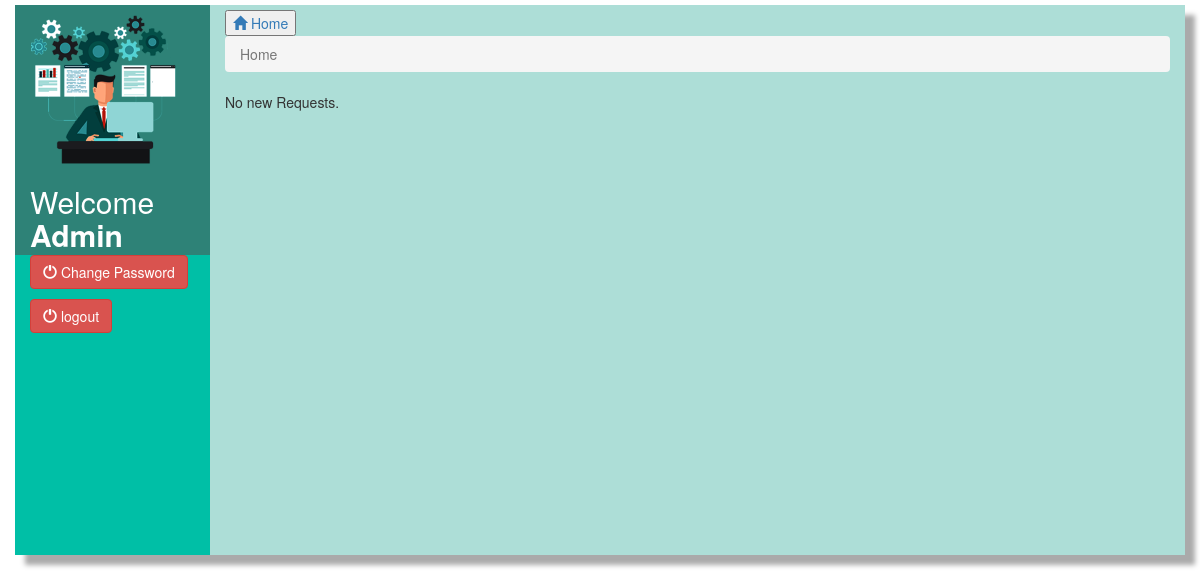
Page /addNewRequests.php (signed in) on the earlier database version.
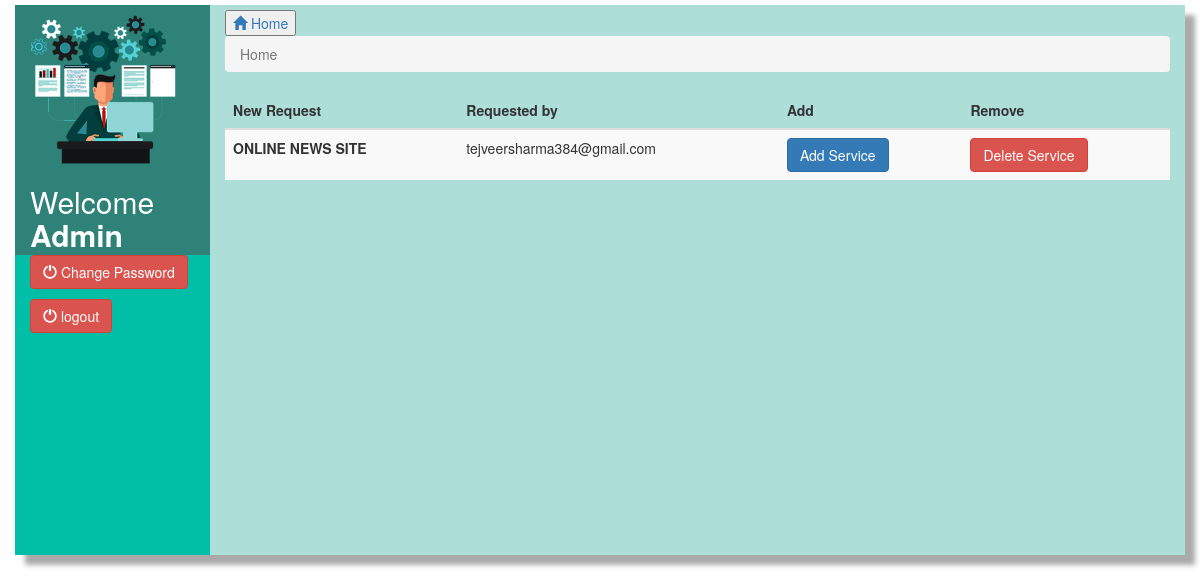
Same page on the later database version.
### tables this page shows
CREATE TABLE `requests` (
  `request_id` int(5) NOT NULL,
  `type` varchar(100) NOT NULL,
  `available` varchar(10) NOT NULL DEFAULT 'yes',
  `name` varchar(50) NOT NULL,
  `email` varchar(30) NOT NULL,
  `contact` varchar(12) NOT NULL,
  `city` varchar(20) NOT NULL,
  `Seen` varchar(5) NOT NULL DEFAULT 'not'
);

### addNewRequests.php (the view, shortened to what this page needs)
<?php
if(isset($_SESSION["admin"]))
{
?>
<!DOCTYPE html>
<html lang="en">
  <head>
   <link href="css/bootstrap.min.css" rel="stylesheet"/>
  </head>
  <body>
    <div class="container" style="margin-top:5px;">
      <div class="row">
        <div class="col-lg-2" style="background-color: green;">
          <div class="row">
            <div class="col-lg-12"  style="background-color: #2e8277;height:250px;align-content:center"><img class="img-fluid" src="images/admin.jpg" style="width:150px;margin-top:10px" alt="USER"/>
              <h2 style="color:white">Welcome<strong> Admin</strong></h2>
              </div>
          </div>
          <div class="row" >
            <div class="col-lg-12" style="font-size:20px;background-color: #00bfa6;height:300px">
              <p>  <a href="#changePassword" data-toggle ="modal"> <button type="submit"  class="btn btn-danger" style="color:white" name= "change_password"><span class="glyphicon glyphicon-off"></span>  Change Password</button></a></p>
                <p>  <a href="logout.php"> <button type="submit"  class="btn btn-danger" style="color:white" name= "logout"><span class="glyphicon glyphicon-off"></span>  logout</button></a></p>
            </div>
          </div>
        </div>
        <div class="col-lg-10" style="background-color: #added7;height:550px">
          <a href="admin.php"><button style="margin-top:5px"><span class="glyphicon glyphicon-home"></span> Home</button></a>
<nav aria-label="breadcrumb">
  <ol class="breadcrumb" >
    <li class="breadcrumb-item active" aria-current="page">Home</li>
  </ol>
</nav>
            <div class="row">
                <div class="col-sm-12">
                <?php
include('dbcon.php');
if($conn->connect_error){
    die("Connection failed : ".$connet_error);
}
else
{
    $query = "SELECT * FROM requests where available = 'not'";
    $result = mysqli_query($conn, $query);
    if(mysqli_num_rows($result)=='0'){
        echo "No new Requests.";
    }
    else
    {
    echo '<table class="table table-striped">
  <thead>
    <tr>
      <th scope="col">New Request</th>
      <th scope="col">Requested by</th>
      <th scope="col">Add</th>
      <th scope="col">Remove</th>
    </tr>
  </thead>';
    while($array = mysqli_fetch_array($result)){
        echo '
  <tbody>
    <tr>
      <th scope="row">'.$array['type'].'</th>
      <td>'.$array['email'].'</td>
      <td><form action = "HomeDatabase.php" method = "post"><button type = "submit" class = "btn btn-primary" value="'.$array['type'].'" name ="AddThisService">Add Service</button>
    </form></td>
    <td><form action = "HomeDatabase.php" method = "post">
        <button type = "submit" class = "btn btn-danger" value="'.$array['type'].'" name = "deleteThisService" >Delete Service</button>
    </form></td>
    </tr>';
    }
    }
}
?>
                </div>
            </div>
        </div>
      </div>
    </div>
  </body>
</html>
<?php
}
else
{
    header('location:index.php');
}
?>

Differences in the rows shown:
added requests: type "ONLINE NEWS SITE", email "tejveersharma384@gmail.com"
Other differences:
text no longer shown: "No new Requests."
text now shown: "New Request Requested by Add Remove"
